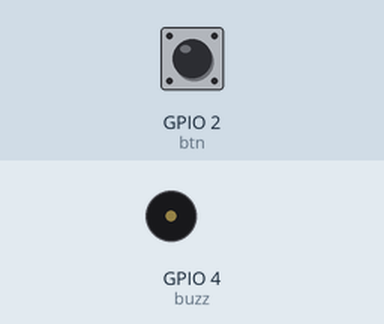
Simulated run of this sketch. Board: ESP32. On the bench: buzzer (waves = sounding). Inputs (shaded band) come from the test bench; at power-on: GPIO 2 (btn) LOW. WiFi joins after 1.5 s; servers stay silent unless stated; random numbers use the default seed unless the sketch sets one; what the sketch prints to the serial monitor is not drawn.

Above: at 3.2 s.
3.3 s: GPIO 2 (btn) pulled HIGH for 0.15 s
At 4.7 s:
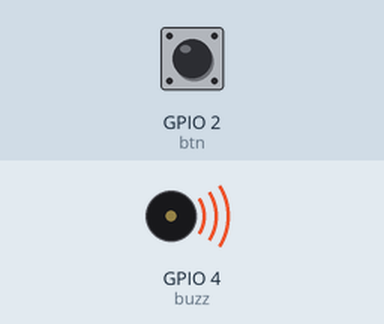
6.4 s: GPIO 2 (btn) pulled HIGH for 1 s
9.2 s: GPIO 2 (btn) pulled HIGH for 3.2 s
At 10.6 s:
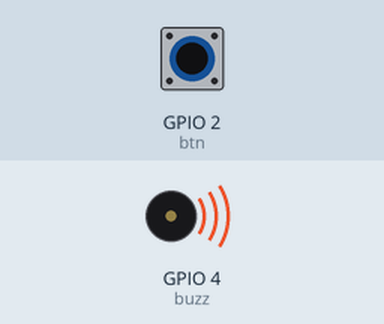
Timing chart, 0 to 21.4 s (numbered marks = the images above; inputs shaded):
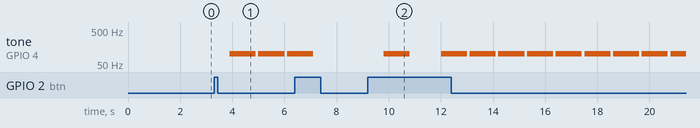

Measured:
- after the input at 3.3 s, tone on GPIO 4 (buzz): alternates 100 Hz for 1.0 s and silent for 0.10 s, starting after 0.60 s
- after the input at 9.2 s, tone on GPIO 4 (buzz): goes 100 Hz 1.0 s, silent 1.2 s, 8 × (100 Hz 1.0 s, silent 0.10 s), then 100 Hz, starting after 0.61 s

The sketch:

Practicav10_5.ino
```cpp
#include<WiFi.h>
const char* ssid= "informatica7";
const char* password="Info_@@7";
WiFiServer serve(12345);
WiFiClient cliente;
#define btn 2
#define buzz 4
bool bandera = false;
void setup() {
  pinMode(btn,INPUT);
   pinMode(buzz,OUTPUT);
   Serial.begin(115200);
   WiFi.begin(ssid,password);
  while(WiFi.status() != WL_CONNECTED){
    delay(1000);
    Serial.println("Conectandose....");
  }
  Serial.println("Cliente concetado");
  Serial.println(WiFi.localIP());
  serve.begin();
}
void loop() {
  int estado = digitalRead(btn);
  Serial.print(estado);
  delay(100);
  if(estado ==1 || bandera == true){
    Serial.println("Boton presionado");
    if(estado == 1){
      Serial.println("Cambio de bandera");
      bandera= !bandera;
      Serial.print("Bandera: ");
      Serial.println(bandera);
      delay(500);
    }
    if(bandera == true){
        tone(buzz,100);
        Serial.println("Sonido");
        delay(1000);
        noTone(buzz);
        int g= random(0,255);
        if(!cliente || !cliente.connected()){
          cliente = serve.available();
        }
        cliente.println(g);
  }else{
    noTone(buzz);
    Serial.println("Sin Sonido");
  }
  }
}
```
